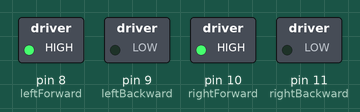
Recording of a sketch running on a simulated Arduino Uno, built with avr-gcc and run on an emulated ATmega328P. Parts: switched loads named in the sketch (green lamp = pin HIGH).

Above: at 0.1 s.
Timing chart, 0 to 1.6 s (numbered marks = the images above):
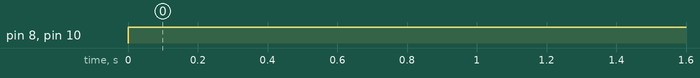

The sketch:

l293d01.ino
```cpp
const int leftForward=8;
const int leftBackward=9;
const int rightForward=10;
const int rightBackward=11;


void setup() {
  // put your setup code here, to run once:
  pinMode(leftForward , OUTPUT);
  pinMode(leftBackward , OUTPUT);
  pinMode(rightForward , OUTPUT);
  pinMode(rightBackward , OUTPUT);
}

void loop() {
  // put your main code here, to run repeatedly:
  digitalWrite(leftForward , HIGH);
  digitalWrite(leftBackward , LOW);
  digitalWrite(rightForward , HIGH);
  digitalWrite(rightBackward , LOW);
}
```

Measured:
- by itself, pin 8 (leftForward), pin 10 (rightForward): LOW → HIGH at 0.00 s
